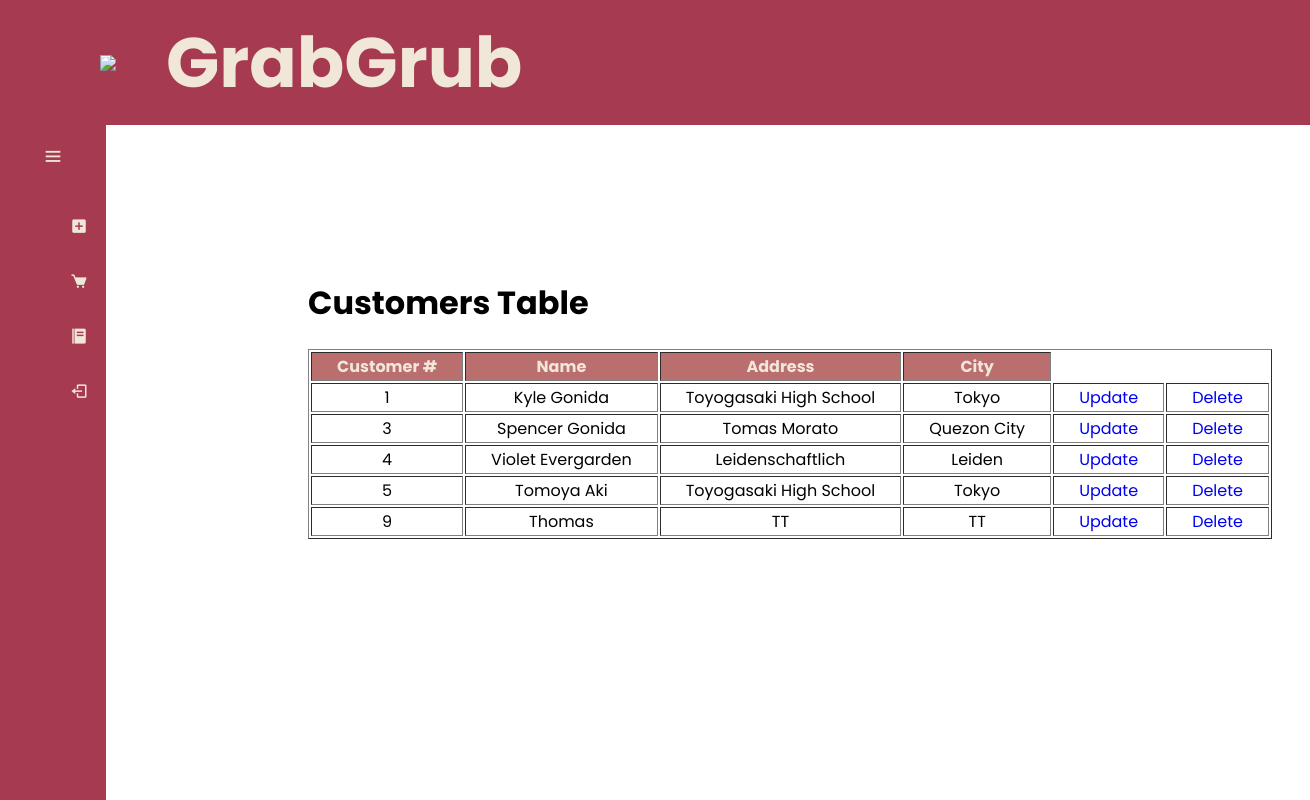
The app's page /customers/ with its own data.
### Kiosk/models.py (models this page shows, shortened)
class Customer(models.Model):
    customer_name = models.CharField(max_length=300)
    customer_address = models.CharField(max_length=300)
    customer_city = models.CharField(max_length=300)
    objects = models.Manager()

### Kiosk/views.py (the view)
# urls.py: path('customers/', views.customers, name = "customers"),
def customers(request):
    customer_objects = Customer.objects.all()
    return render(request, 'Kiosk/customers.html', {'customers': customer_objects})

### Kiosk/templates/Kiosk/customers.html (shortened to what this page needs)
{% load static %}
<!DOCTYPE html>
<html lang="en" dir="ltr">
  <head>
    <link rel="stylesheet" href="{% static 'css/styles.css' %}">
    <link href='https://unpkg.com/boxicons@2.0.7/css/boxicons.min.css' rel='stylesheet'>
   </head>
<body>
  {% include 'Kiosk/messages.html' %}
    <header class = "header">
        <img src="{% static 'img/logo.png' %}">
        <h1>GrabGrub</h1>
    </header>
  <div class="sidebar">
    <div class="logo_content">
      <i class='bx bx-menu' id="btn" ></i>
    </div>
    <ul class="nav_list">
      <li>
        <a href="{% url 'add_customer' %}">
        <i class='bx bxs-plus-square' ></i>
        </a>
      </li>
      <li>
        <a href="{% url 'orders' %}">
          <i class='bx bxs-cart'></i>
        </a>
      </li>
      <li>
        <a href="{% url 'food' %}">
            <i class='bx bxs-food-menu' ></i>
        </a>
      </li>
      <li>
        <a href="{% url 'base' %}">
          <i class='bx bx-log-out' id="log_out" ></i>
        </a>
      </li>
    </ul>
  </div>
  <div class = "containerPushHeader">
    <div class = "mainContent">
      <h1>Customers Table</h1>
      <table border = 1 class = "ordersTable">
        <thead class = "ordersTableHead">
          <th class = "ordersTableHeadValue">Customer #</th>
          <th class = "ordersTableHeadValue">Name</th>
          <th class = "ordersTableHeadValue">Address</th>
          <th class = "ordersTableHeadValue">City</th>
        </thead>
        <tbody>
          {% for c in customers %}
          <tr>
            <td class = "ordersTableData">{{c.pk}}</td>
            <td class = "ordersTableData">{{c.customer_name}}</td>
            <td class = "ordersTableData">{{c.customer_address}}</td>
            <td class = "ordersTableData">{{c.customer_city}}</td>
            <td class = "ordersTableData"><a href="{% url 'update_customer_details' pk=c.pk %}">Update</a></td>
            <td class = "ordersTableData"><a href="{% url 'delete_customer' pk=c.pk %}">Delete</a></td>
          </tr>
          {% endfor%}
        </tbody>
      </table>
    </div>
  </div>
</body>
</html>

### Kiosk/static/css/styles.css (style rules this page uses)
* { font-family: 'Poppins', sans-serif; }
a { text-decoration: none; }
.header { position: absolute; top:0; left:0; display:flex; width: 100%; height: 125px; padding-left: 100px; align-items: center; background-color: #a63a50; font-size: 35px; color:#f0e7d8; }
.header > img { position: relative; max-width: 250px; padding-right: 50px; }
.containerPushHeader { padding-top: 250px; }
.sidebar { left:0; top: 0; background-color: aqua; height: 100%; width: 300px; }
.sidebar ul { margin-top:20px; }
.sidebar ul li { position: relative; height: 50px; width: 100%; margin: 0px 5px; list-style: none; line-height: 50px; }
.sidebar ul li a { display: flex; align-items: center; text-decoration: none; transition: all 0.4s ease; border-radius: 12px; }
.sidebar ul li a i { height: 50px; min-width: 50px; border-radius: 12px; line-height: 50px; text-align: center; }
.sidebar { position: fixed; top: 0; left: 0; height: 100%; margin-top: 125px; width: 78px; background: #a63a50; padding: 6px 14px; z-index: 99; transition: all 0.5s ease; }
.sidebar #btn { position: absolute; color: #f0e7d8; top: 6px; left: 50%; font-size: 22px; height: 50px; width: 50px; text-align: center; line-height: 50px; transform: translateX(-50%); }
.sidebar ul { margin-top: 20px; }
.sidebar ul li { position: relative; height: 50px; width: 100%; margin: 0 5px; list-style: none; line-height: 50px; margin: 5px 0; }
.sidebar ul li a { color: #f0e7d8; display: flex; align-items: center; text-decoration: none; border-radius: 12px; white-space: nowrap; transition: all 0.4s ease; }
.sidebar ul li i { font-size: 18px; font-weight: 400; height: 50px; min-width: 50px; border-radius: 12px; line-height: 50px; text-align: center; }
.containerPushHeader > .mainContent { margin-left: 300px; }
.ordersTable { border:1; text-align: center; }
.ordersTableHead { background-color:#ba6e6e; color:#f0e7d8; }
.ordersTableHeadValue { padding-right:25px; padding-left:25px; }
.ordersTableData { padding-right:25px; padding-left:25px; }

### records on screen
Customer: pk "1", customer_name "Kyle Gonida", customer_address "Toyogasaki High School", customer_city "Tokyo"
Customer: pk "3", customer_name "Spencer Gonida", customer_address "Tomas Morato", customer_city "Quezon City"
Customer: pk "4", customer_name "Violet Evergarden", customer_address "Leidenschaftlich", customer_city "Leiden"
Customer: pk "5", customer_name "Tomoya Aki", customer_address "Toyogasaki High School", customer_city "Tokyo"
Customer: pk "9", customer_name "Thomas", customer_address "TT", customer_city "TT"
